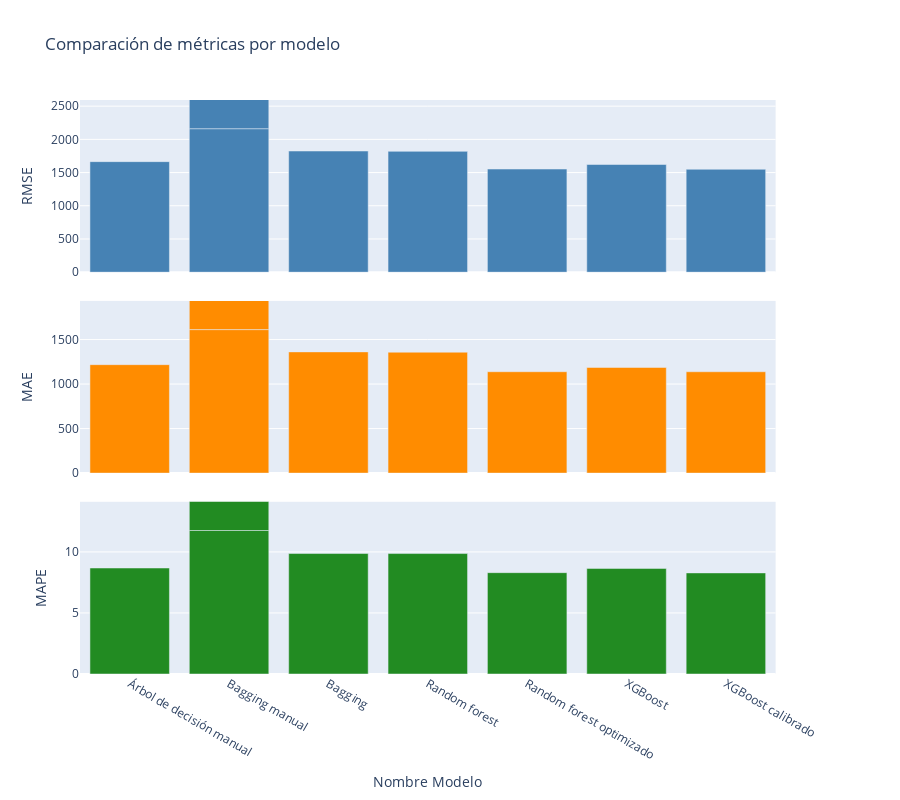

Notebook source saved alongside this figure:
### Markdown cell above
### Punto 8 - Comparación y análisis de resultados
En la celda 8 comparen los resultados obtenidos de los diferentes modelos (random forest y XGBoost) y comenten las ventajas del mejor modelo y las desventajas del modelo con el menor desempeño.

### Code cell
# Celda 8
metrics_df = pd.DataFrame(metrics_models)
metrics_cols = metrics_df.columns[1:4]
colors_cols = {
    'RMSE': 'steelblue',
    'MAE': 'darkorange',
    'MAPE': 'forestgreen' 
}

fig = sp.make_subplots(rows=3, cols=1, shared_xaxes=True, vertical_spacing=0.05,
                       specs=[[{"secondary_y": True}], [{"secondary_y": True}], [{"secondary_y": True}]])

for i in range(len(metrics_cols)):
    col = metrics_cols[i]
    color = colors_cols[col]
    
    fig.add_trace(go.Bar(
        x=metrics_df['Nombre Modelo'],
        y=metrics_df[col],
        name=col,
        marker_color=color
    ), row=i+1, col=1, secondary_y=False)

    fig.update_yaxes(title_text=col, secondary_y=False, row=i+1, col=1, range=[0, metrics_df[col].max() * 1.2])

fig.update_xaxes(title_text='Nombre Modelo', row=3, col=1)
fig.update_layout(
    title='Comparación de métricas por modelo',
    height=800,
    showlegend=False
)

fig.show()

### Figure 1 — Plotly figure (JSON) as saved in the notebook; plotly's stock layout.template omitted (floating-point values rounded to 4 significant figures)
{"data": [{"marker": {"color": "steelblue"}, "name": "RMSE", "type": "bar", "x": ["Árbol de decisión manual", "Bagging manual", "Bagging manual", "Bagging", "Random forest", "Random forest optimizado", "XGBoost", "XGBoost calibrado"], "xaxis": "x", "y": [1665.0, 2161.0, 2161.0, 1824.0, 1820.0, 1553.0, 1621.0, 1550.0], "yaxis": "y"}, {"marker": {"color": "darkorange"}, "name": "MAE", "type": "bar", "x": ["Árbol de decisión manual", "Bagging manual", "Bagging manual", "Bagging", "Random forest", "Random forest optimizado", "XGBoost", "XGBoost calibrado"], "xaxis": "x2", "y": [1218.0, 1612.0, 1612.0, 1361.0, 1358.0, 1139.0, 1187.0, 1138.0], "yaxis": "y3"}, {"marker": {"color": "forestgreen"}, "name": "MAPE", "type": "bar", "x": ["Árbol de decisión manual", "Bagging manual", "Bagging manual", "Bagging", "Random forest", "Random forest optimizado", "XGBoost", "XGBoost calibrado"], "xaxis": "x3", "y": [8.682, 11.76, 11.76, 9.869, 9.867, 8.301, 8.649, 8.28], "yaxis": "y5"}], "layout": {"height": 800, "showlegend": false, "title": {"text": "Comparación de métricas por modelo"}, "xaxis": {"anchor": "y", "domain": [0, 0.94], "matches": "x3", "showticklabels": false}, "xaxis2": {"anchor": "y3", "domain": [0, 0.94], "matches": "x3", "showticklabels": false}, "xaxis3": {"anchor": "y5", "domain": [0, 0.94], "title": {"text": "Nombre Modelo"}}, "yaxis": {"anchor": "x", "domain": [0.7, 1], "range": [0, 2593.0], "title": {"text": "RMSE"}}, "yaxis2": {"anchor": "x", "overlaying": "y", "side": "right"}, "yaxis3": {"anchor": "x2", "domain": [0.35, 0.65], "range": [0, 1934.0], "title": {"text": "MAE"}}, "yaxis4": {"anchor": "x2", "overlaying": "y3", "side": "right"}, "yaxis5": {"anchor": "x3", "domain": [0, 0.3], "range": [0, 14.11], "title": {"text": "MAPE"}}, "yaxis6": {"anchor": "x3", "overlaying": "y5", "side": "right"}}}
